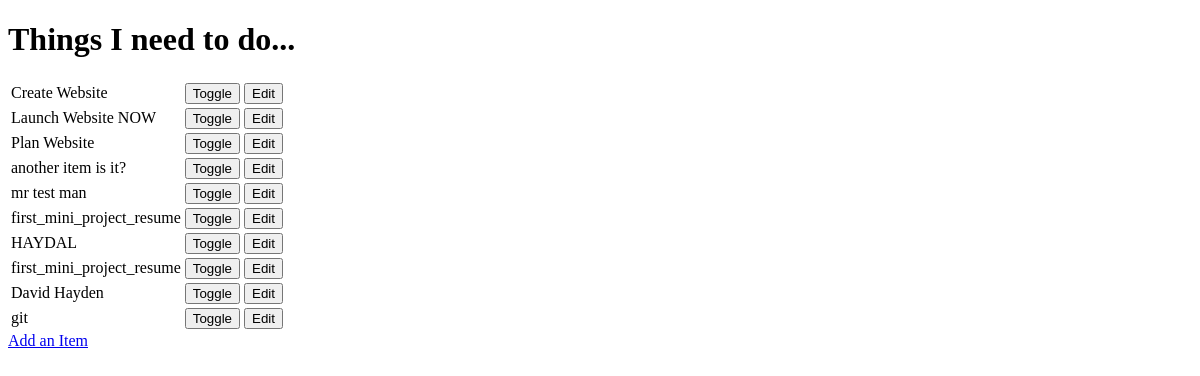
The app's page /, older data.
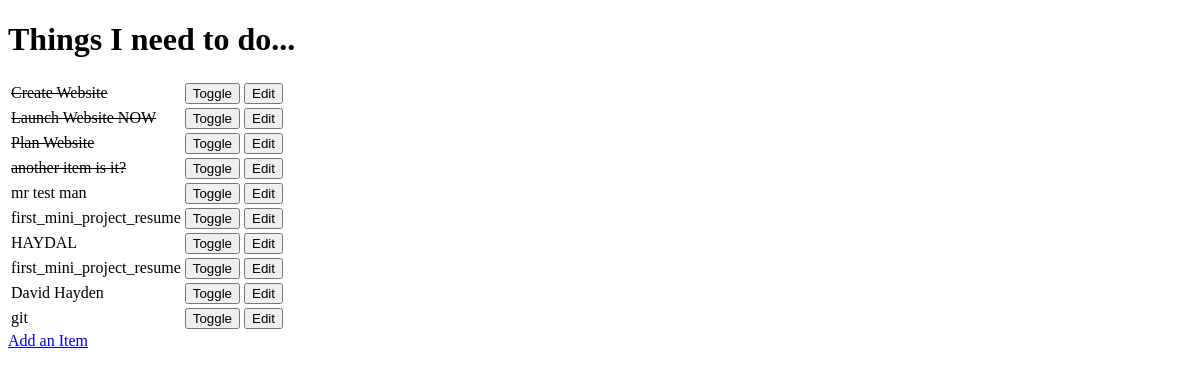
The same page, newer data.
### todo/models.py (models this page shows, shortened)
class Item(models.Model):
    name = models.CharField(max_length=30, blank=False)
    done = models.BooleanField(blank=False, default=False)

### todo/views.py (the view)
# urls.py: url(r'^$', get_todo_list),
def get_todo_list(request):
    results = Item.objects.all()
    return render(request, "todo_list.html", {
        'items': results
    })

### todo/templates/todo_list.html (shortened to what this page needs)
<!DOCTYPE html>
<html>
<head>
</head>
<body>
    <h1>Things I need to do...</h1>
    <table>
        {% for item in items %}
        <tr>
            {% if item.done %}
            <td><strike>{{ item.name }}</strike></td>
            {% else %}
            <td>{{ item.name }}</td>
            {% endif %}
            <td>
                    <form method="POST" action="toggle/{{ item.id }}">{% csrf_token %}
                        <input type="submit" value="Toggle">
                    </form>
                </td>
            <td>
                <form method="GET" action="edit/{{ item.id }}">
                    <input type="submit" value="Edit">
                </form>
            </td>
        </tr>
        {% empty %}
        <p>You have nothing to do. Go for a pint!</p>
        {% endfor %}
    </table>
    <a href="add">Add an Item</a>
</body>
</html>

Row changes from the older to the newer data that the page shows:
changed Item "Create Website": done False → True (drawn)
changed Item "Launch Website NOW": done False → True (drawn)
changed Item "Plan Website": done False → True (drawn)
changed Item "another item is it?": done False → True (drawn)
